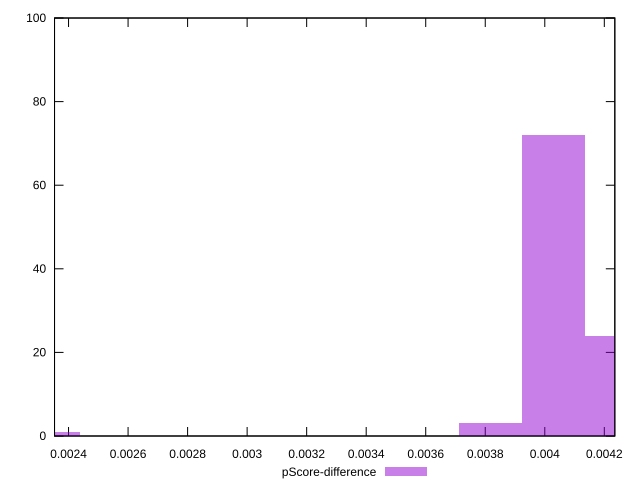

Recreate this plot in gnuplot.
reset

$pScoreDifference <<EOF
0.0023335138104876034 1
0.004030614763569497 72
0.00381847714443426 3
0.004242752382704733 24
EOF

set key outside below
set boxwidth 0.00021213761913523667
set xrange [0.0023529411764705577:0.004235294117647059]
set yrange [0:100]
set trange [0:100]
set style fill transparent solid 0.5 noborder
set terminal svg size 640, 490 enhanced background rgb 'white'
set output "reports/report_00032_2021-02-25T10-28-15.087Z/uses-rel-preload/samples/agenda/pScore-difference/histogram.svg"

plot $pScoreDifference title "pScore-difference" with boxes

reset
